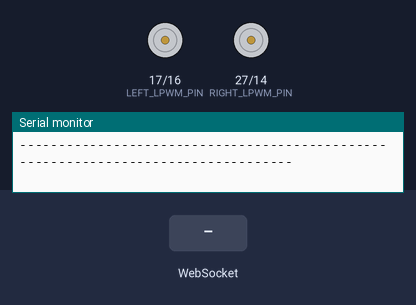
Recording of a sketch running on a simulated ESP32. On the bench: motor-driver pin pairs drawn as motors (green arrow = first pin HIGH = forward, orange = second pin HIGH = backward, longer = more drive), the last lines printed to the serial monitor. The test bench sets the inputs (shaded band). WiFi joins after 1.5 s; servers stay silent unless stated.

Above: at 3.7 s.
3.8 s: WebSocket text "FORWARD" received
At 4.6 s:
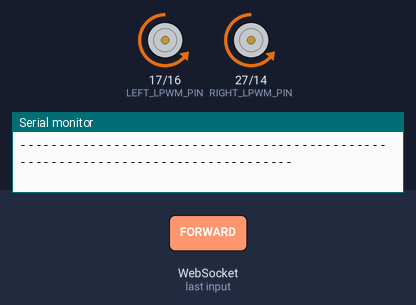
6.3 s: WebSocket text "BACKWARD" received
At 7.1 s:
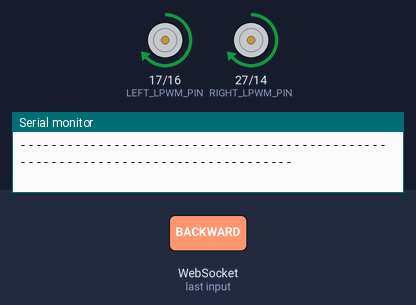
8.8 s: WebSocket text "LEFT" received
At 9.6 s:
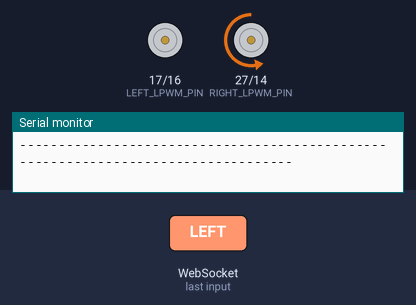
11.3 s: WebSocket text "RIGHT" received
At 12.1 s:
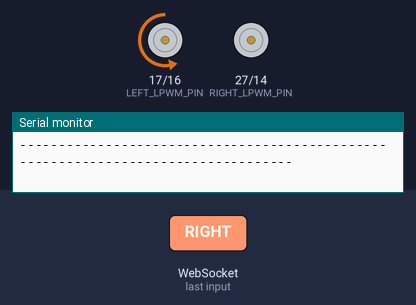
Timing chart, 0 to 14.3 s (numbered marks = the images above; inputs shaded):
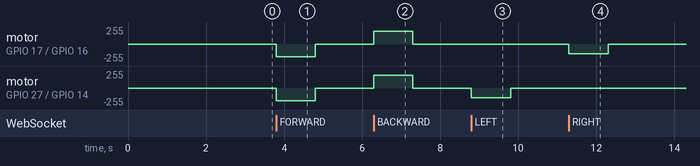

Measured:
- after the input at 3.8 s, motor on GPIO 17 (LEFT_LPWM_PIN) / GPIO 16 (LEFT_RPWM_PIN), motor on GPIO 27 (RIGHT_LPWM_PIN) / GPIO 14 (RIGHT_RPWM_PIN): stopped → backward 189/255 at once, → stopped 1.0 s later
- after the input at 6.3 s, motor on GPIO 17 (LEFT_LPWM_PIN) / GPIO 16 (LEFT_RPWM_PIN), motor on GPIO 27 (RIGHT_LPWM_PIN) / GPIO 14 (RIGHT_RPWM_PIN): stopped → forward 189/255 at once, → stopped 1.0 s later
- after the input at 8.8 s, motor on GPIO 27 (RIGHT_LPWM_PIN) / GPIO 14 (RIGHT_RPWM_PIN): stopped → backward 149/255 at once, → stopped 1.0 s later
- after the input at 11.3 s, motor on GPIO 17 (LEFT_LPWM_PIN) / GPIO 16 (LEFT_RPWM_PIN): stopped → backward 149/255 at once, → stopped 1.0 s later

The sketch:

calibration.ino
```cpp
#include <WiFi.h>
#include <WebSocketsServer.h>

// Wifi Settings

const char* ssid = "Your-SSID";
const char* password = "Your-PassWord";

// BTS Motor Driver Pins

#define LEFT_RPWM_PIN  16
#define LEFT_LPWM_PIN  17
#define RIGHT_RPWM_PIN 14
#define RIGHT_LPWM_PIN 27

#define PWM_FREQ       5000
#define PWM_RESOLUTION 8     // 0-255

// Calibrated Baseline Speed

int leftMotorSpeed  = 190;
int rightMotorSpeed = 190;

// Left turn individual motor speeds
int turnLeft_LeftMotor   = 0;    // Left wheel during LEFT turn (0 = pivot)
int turnLeft_RightMotor  = 150;  // Right wheel during LEFT turn

// Right turn individual motor speeds
int turnRight_LeftMotor  = 150;  // Left wheel during RIGHT turn
int turnRight_RightMotor = 0;    // Right wheel during RIGHT turn (0 = pivot)

// Tracks active real-time output PWM values to print accordingly
int activeLeftFwdPWM  = 0;
int activeLeftRevPWM  = 0;
int activeRightFwdPWM = 0;
int activeRightRevPWM = 0;

// Websocket & Timers

WebSocketsServer webSocket = WebSocketsServer(81);

unsigned long lastSignalTime = 0;
const unsigned long SIGNAL_TIMEOUT = 1000;

unsigned long lastPrintTime = 0;
const unsigned long PRINT_INTERVAL = 1000; // Serial monitor update rate

bool isMoving = false;
String currentAction = "STOP";

// Forward Declarations
void stopRobot();
void moveForward();
void moveBackward();
void turnLeft();
void turnRight();
void refreshCurrentMovement();
void handleSerialCalibration();
void printContinuousStatus();


// WebSocket Event Handler

void webSocketEvent(uint8_t clientNum, WStype_t type, uint8_t* payload, size_t length) {
  switch (type) {
    case WStype_CONNECTED:
      Serial.println("\n[WEBSOCKET] Controller Connected!");
      webSocket.sendTXT(clientNum, "ESP32 Connected");
      break;

    case WStype_DISCONNECTED:
      Serial.println("\n[WEBSOCKET] Controller Disconnected! Stopping.");
      stopRobot();
      break;

    case WStype_TEXT: {
      String gesture = String((char*)payload).substring(0, length);
      gesture.trim();

      lastSignalTime = millis();

      if (gesture.indexOf("FORWARD") != -1) moveForward();
      else if (gesture.indexOf("BACKWARD") != -1) moveBackward();
      else if (gesture.indexOf("LEFT") != -1) turnLeft();
      else if (gesture.indexOf("RIGHT") != -1) turnRight();
      else if (gesture.indexOf("STOP") != -1) stopRobot();
      break;
    }
    default:
      break;
  }
}


// Motor Contoller Functions

void driveMotors(int leftFwd, int leftRev, int rightFwd, int rightRev) {
  activeLeftFwdPWM  = leftFwd;
  activeLeftRevPWM  = leftRev;
  activeRightFwdPWM = rightFwd;
  activeRightRevPWM = rightRev;

  ledcWrite(LEFT_RPWM_PIN, leftFwd);
  ledcWrite(LEFT_LPWM_PIN, leftRev);
  ledcWrite(RIGHT_RPWM_PIN, rightFwd);
  ledcWrite(RIGHT_LPWM_PIN, rightRev);
}

void stopRobot() {
  if (currentAction == "STOP") return;
  currentAction = "STOP";
  isMoving = false;
  driveMotors(0, 0, 0, 0);
}

void moveForward() {
  currentAction = "FORWARD";
  isMoving = true;
  driveMotors(leftMotorSpeed, 0, rightMotorSpeed, 0);
}

void moveBackward() {
  currentAction = "BACKWARD";
  isMoving = true;
  driveMotors(0, leftMotorSpeed, 0, rightMotorSpeed);
}

void turnLeft() {
  currentAction = "LEFT";
  isMoving = true;
  // Left motor reverses/holds, Right motor drives forward
  driveMotors(0, turnLeft_LeftMotor, turnLeft_RightMotor, 0);
}

void turnRight() {
  currentAction = "RIGHT";
  isMoving = true;
  // Left motor drives forward, Right motor reverses/holds
  driveMotors(turnRight_LeftMotor, 0, 0, turnRight_RightMotor);
}

void refreshCurrentMovement() {
  if (currentAction == "FORWARD") {
    moveForward();
  } else if (currentAction == "BACKWARD") {
    moveBackward();
  } else if (currentAction == "LEFT") {
    turnLeft();
  } else if (currentAction == "RIGHT") {
    turnRight();
  }
}


// Serial Status Monitor

void printContinuousStatus() {
  if (millis() - lastPrintTime >= PRINT_INTERVAL) {
    lastPrintTime = millis();

    Serial.println("----------------------------------------------------------------------------------");
    Serial.print("[ACTION: ");
    Serial.print(currentAction);
    Serial.println("]");

    // 1. Prints actual real-time PWM values feeding the motors right now
    Serial.print("  ACTIVE OUTPUT -> ");
    Serial.print("LEFT MOTOR [FWD: ");
    Serial.print(activeLeftFwdPWM);
    Serial.print(" | REV: ");
    Serial.print(activeLeftRevPWM);
    Serial.print("]  ||  RIGHT MOTOR [FWD: ");
    Serial.print(activeRightFwdPWM);
    Serial.print(" | REV: ");
    Serial.print(activeRightRevPWM);
    Serial.println("]");

    // 2. Prints current calibrated reference table
    Serial.print("  CALIBRATION   -> ");
    Serial.print("Fwd/Bwd Base (L: ");
    Serial.print(leftMotorSpeed);
    Serial.print(", R: ");
    Serial.print(rightMotorSpeed);
    Serial.print(") | Turn-Left Speeds (L: ");
    Serial.print(turnLeft_LeftMotor);
    Serial.print(", R: ");
    Serial.print(turnLeft_RightMotor);
    Serial.print(") | Turn-Right Speeds (L: ");
    Serial.print(turnRight_LeftMotor);
    Serial.print(", R: ");
    Serial.print(turnRight_RightMotor);
    Serial.println(")");
    Serial.println("----------------------------------------------------------------------------------");
  }
}


// Calibration Parse

void applySpeedChange(int &targetSpeed, String valStr, const char* label) {
  int deltaOrAbsolute = valStr.toInt();

  if (valStr.startsWith("+") || valStr.startsWith("-")) {
    targetSpeed += deltaOrAbsolute;
  } else {
    targetSpeed = deltaOrAbsolute;
  }

  targetSpeed = constrain(targetSpeed, 0, 255);

  Serial.println("\n>>> [UPDATED] <<<");
  Serial.print(label);
  Serial.print(" set to: ");
  Serial.println(targetSpeed);

  refreshCurrentMovement();
}

void handleSerialCalibration() {
  if (Serial.available() > 0) {
    String input = Serial.readStringUntil('\n');
    input.trim();
    input.toUpperCase();

    if (input.length() == 0) return;

    // Check Turn Left individual motor adjustments
    if (input.startsWith("TLL")) {
      applySpeedChange(turnLeft_LeftMotor, input.substring(3), "Turn-Left [Left Wheel]");
    } else if (input.startsWith("TLR")) {
      applySpeedChange(turnLeft_RightMotor, input.substring(3), "Turn-Left [Right Wheel]");
    }
    // Check Turn Right individual motor adjustments
    else if (input.startsWith("TRL")) {
      applySpeedChange(turnRight_LeftMotor, input.substring(3), "Turn-Right [Left Wheel]");
    } else if (input.startsWith("TRR")) {
      applySpeedChange(turnRight_RightMotor, input.substring(3), "Turn-Right [Right Wheel]");
    }
    // Check Forward / Backward base speeds
    else if (input.startsWith("L")) {
      applySpeedChange(leftMotorSpeed, input.substring(1), "Drive Base [Left Motor]");
    } else if (input.startsWith("R")) {
      applySpeedChange(rightMotorSpeed, input.substring(1), "Drive Base [Right Motor]");
    } else {
      Serial.println("\n[ERROR] Unknown command. Examples: TLL+2, TLR-5, TRL160, TRR0, L+5, R-3");
    }
  }
}


void setup() {
  Serial.begin(115200);
  delay(1000);

  Serial.println("\n========================================================");
  Serial.println(" ESP32 REAL-TIME DUAL-MOTOR CALIBRATION SYSTEM");
  Serial.println("========================================================");
  Serial.println("Input format: [Target][+/-Value or DirectNumber] + Enter");
  Serial.println("  TLL -> Turn-Left  : Left motor  (e.g., TLL+2, TLL-5, TLL0)");
  Serial.println("  TLR -> Turn-Left  : Right motor (e.g., TLR+4, TLR160)");
  Serial.println("  TRL -> Turn-Right : Left motor  (e.g., TRL+5, TRL155)");
  Serial.println("  TRR -> Turn-Right : Right motor (e.g., TRR0, TRR-4)");
  Serial.println("  L   -> Straight   : Left motor  (e.g., L+2, L-5, L180)");
  Serial.println("  R   -> Straight   : Right motor (e.g., R+3, R-2, R185)");
  Serial.println("========================================================\n");

  ledcAttach(LEFT_RPWM_PIN, PWM_FREQ, PWM_RESOLUTION);
  ledcAttach(LEFT_LPWM_PIN, PWM_FREQ, PWM_RESOLUTION);
  ledcAttach(RIGHT_RPWM_PIN, PWM_FREQ, PWM_RESOLUTION);
  ledcAttach(RIGHT_LPWM_PIN, PWM_FREQ, PWM_RESOLUTION);

  WiFi.begin(ssid, password);
  Serial.print("Connecting to WiFi");
  while (WiFi.status() != WL_CONNECTED) {
    delay(500);
    Serial.print(".");
  }
  Serial.print("\nWiFi Connected! IP: ");
  Serial.println(WiFi.localIP());

  webSocket.begin();
  webSocket.onEvent(webSocketEvent);
}

void loop() {
  webSocket.loop();
  handleSerialCalibration();
  printContinuousStatus();

  // Watchdog Timer
  if (isMoving && (millis() - lastSignalTime > SIGNAL_TIMEOUT)) {
    Serial.println("\n[WATCHDOG] Signal timed out. Auto-stopping.");
    stopRobot();
  }
}
```
